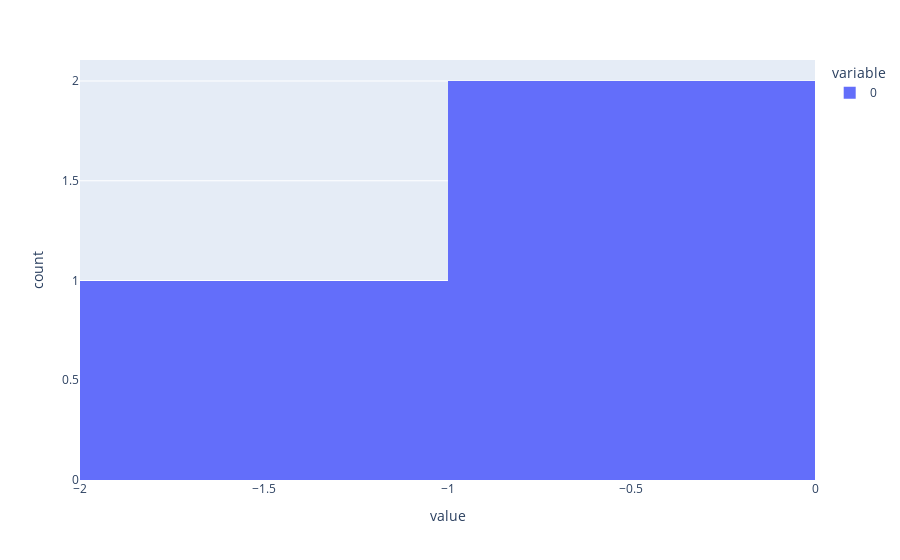

Source (notebook cell):
### Code cell
px.histogram(b)

### Figure 1 — Plotly figure (JSON) as saved in the notebook; plotly's stock layout.template omitted (floating-point values rounded to 4 significant figures)
{"data": [{"alignmentgroup": "True", "bingroup": "x", "hovertemplate": "variable=0<br>value=%{x}<br>count=%{y}<extra></extra>", "legendgroup": "0", "marker": {"color": "#636efa", "pattern": {"shape": ""}}, "name": "0", "offsetgroup": "0", "orientation": "v", "showlegend": true, "x": [-1.301, -0.3643, -0.4312], "xaxis": "x", "yaxis": "y", "type": "histogram"}], "layout": {"xaxis": {"anchor": "y", "domain": [0.0, 1.0], "title": {"text": "value"}}, "yaxis": {"anchor": "x", "domain": [0.0, 1.0], "title": {"text": "count"}}, "legend": {"title": {"text": "variable"}, "tracegroupgap": 0}, "margin": {"t": 60}, "barmode": "relative"}}
